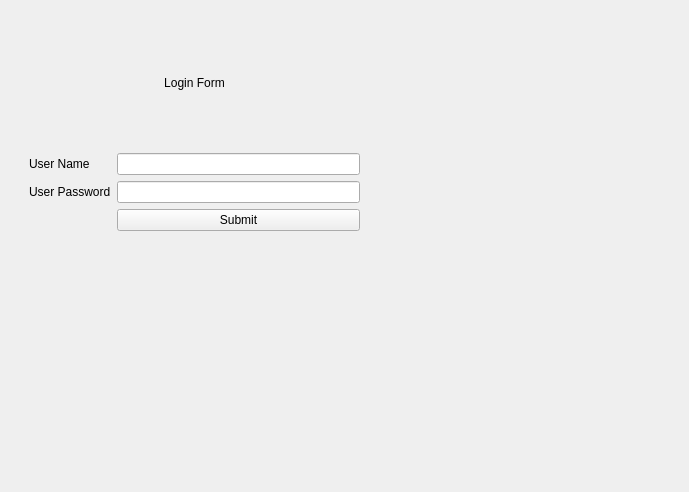
<?xml version="1.0" encoding="UTF-8"?>
<ui version="4.0">
 <class>Form</class>
 <widget class="QWidget" name="Form">
  <property name="geometry">
   <rect>
    <x>0</x>
    <y>0</y>
    <width>689</width>
    <height>492</height>
   </rect>
  </property>
  <property name="windowTitle">
   <string>Form</string>
  </property>
  <widget class="QWidget" name="verticalLayoutWidget">
   <property name="geometry">
    <rect>
     <x>29</x>
     <y>19</y>
     <width>331</width>
     <height>261</height>
    </rect>
   </property>
   <layout class="QVBoxLayout" name="verticalLayout">
    <item>
     <widget class="QLabel" name="label">
      <property name="text">
       <string>Login Form</string>
      </property>
      <property name="alignment">
       <set>Qt::AlignCenter</set>
      </property>
     </widget>
    </item>
    <item>
     <layout class="QFormLayout" name="formLayout">
      <item row="0" column="0">
       <widget class="QLabel" name="label_2">
        <property name="text">
         <string>User Name</string>
        </property>
       </widget>
      </item>
      <item row="1" column="0">
       <widget class="QLabel" name="label_3">
        <property name="text">
         <string>User Password</string>
        </property>
       </widget>
      </item>
      <item row="0" column="1">
       <widget class="QLineEdit" name="lineEdit"/>
      </item>
      <item row="1" column="1">
       <widget class="QLineEdit" name="lineEdit_2"/>
      </item>
      <item row="2" column="1">
       <widget class="QPushButton" name="pushButton">
        <property name="text">
         <string>Submit</string>
        </property>
       </widget>
      </item>
     </layout>
    </item>
   </layout>
  </widget>
 </widget>
 <resources/>
 <connections/>
</ui>
